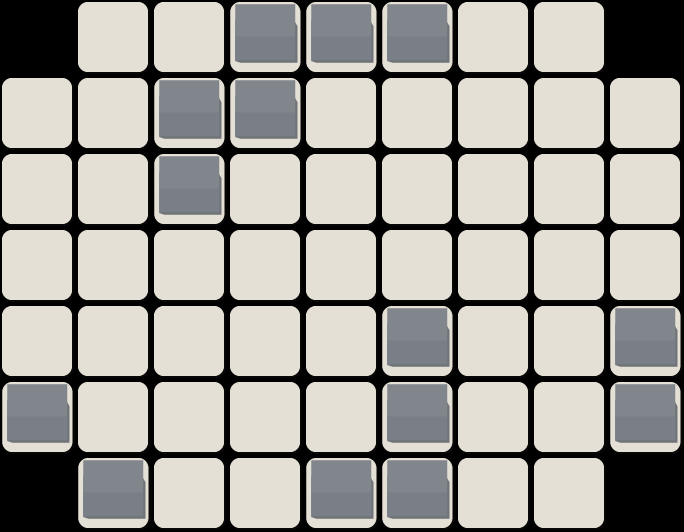

Rendered tile map (Tiled .tmx) drawn with the repository's tilesets; below, a short description and the full map source, tile grids included:
An orthogonal 9x7 tile map with 76x76 px tiles, 1 tile layer (Tiles).

<map version="1.0" tiledversion="1.1.4" orientation="orthogonal" renderorder="right-down" width="9" height="7" tilewidth="76" tileheight="76" infinite="0" nextobjectid="17">
 <tileset firstgid="1" name="map-tiles" tilewidth="76" tileheight="76" tilecount="3" columns="3">
  <image source="map-tiles.png" width="228" height="76" />
 </tileset>
 <layer name="Tiles" width="9" height="7">
  <data encoding="csv">
0,2,2,3,3,3,2,2,0,
2,2,3,3,2,2,2,2,2,
2,2,3,2,2,2,2,2,2,
2,2,2,2,2,2,2,2,2,
2,2,2,2,2,3,2,2,3,
3,2,2,2,2,3,2,2,3,
0,3,2,2,3,3,2,2,0
</data>
 </layer>
</map>
